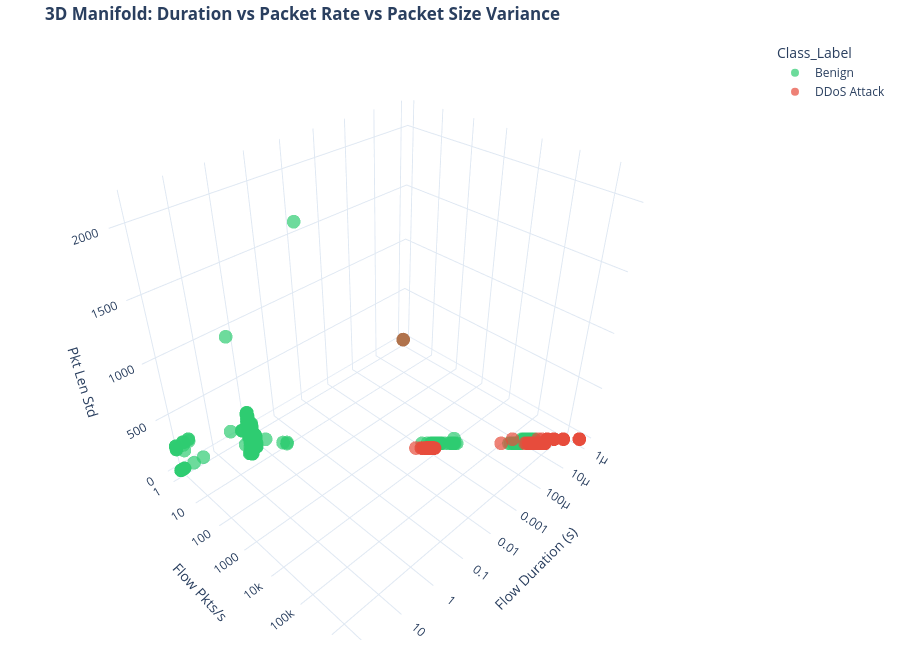

The cell this chart's notebook holds for it:
### Code cell
# 3D Scatter: Flow Duration x Flow Pkts/s x Pkt Len Std
sample_3d = sample_plot.sample(n=min(3000, len(sample_plot)), random_state=42).copy()

fig_scatter3d = px.scatter_3d(
    sample_3d,
    x='Flow Duration (s)',
    y='Flow Pkts/s (clipped)',
    z='Pkt Len Std',
    color='Class_Label',
    color_discrete_map={'Benign': '#2ECC71', 'DDoS Attack': '#E74C3C'},
    log_x=True,
    log_y=True,
    opacity=0.7,
    hover_data=['Protocol_Name', 'Bwd Pkts/s'],
    title="<b>3D Manifold: Duration vs Packet Rate vs Packet Size Variance</b>"
)

fig_scatter3d.update_layout(
    height=650,
    scene=dict(
        xaxis_title='Flow Duration (s)',
        yaxis_title='Flow Pkts/s',
        zaxis_title='Pkt Len Std'
    ),
    margin=dict(l=10, r=10, t=40, b=10)
)

fig_scatter3d.show()

### Figure 1 — Plotly figure (JSON) as saved in the notebook; plotly's stock layout.template omitted (floating-point values rounded to 4 significant figures; data arrays with more than 128 entries replaced by an {"elided": "..."} marker saying what was removed)
{"data": [{"customdata": {"elided": "685x2 mixed values"}, "hovertemplate": "Class_Label=Benign<br>Flow Duration (s)=%{x}<br>Flow Pkts/s (clipped)=%{y}<br>Pkt Len Std=%{z}<br>Protocol_Name=%{customdata[0]}<br>Bwd Pkts/s=%{customdata[1]}<extra></extra>", "legendgroup": "Benign", "marker": {"color": "#2ECC71", "opacity": 0.7, "symbol": "circle"}, "mode": "markers", "name": "Benign", "scene": "scene", "showlegend": true, "type": "scatter3d", "x": {"elided": "685 float values"}, "y": {"elided": "685 float values"}, "z": {"elided": "685 float values"}}, {"customdata": {"elided": "2315x2 mixed values"}, "hovertemplate": "Class_Label=DDoS Attack<br>Flow Duration (s)=%{x}<br>Flow Pkts/s (clipped)=%{y}<br>Pkt Len Std=%{z}<br>Protocol_Name=%{customdata[0]}<br>Bwd Pkts/s=%{customdata[1]}<extra></extra>", "legendgroup": "DDoS Attack", "marker": {"color": "#E74C3C", "opacity": 0.7, "symbol": "circle"}, "mode": "markers", "name": "DDoS Attack", "scene": "scene", "showlegend": true, "type": "scatter3d", "x": {"elided": "2315 float values"}, "y": {"elided": "2315 float values"}, "z": {"elided": "2315 float values"}}], "layout": {"height": 650, "legend": {"title": {"text": "Class_Label"}, "tracegroupgap": 0}, "margin": {"b": 10, "l": 10, "r": 10, "t": 40}, "scene": {"domain": {"x": [0.0, 1.0], "y": [0.0, 1.0]}, "xaxis": {"title": {"text": "Flow Duration (s)"}, "type": "log"}, "yaxis": {"title": {"text": "Flow Pkts/s"}, "type": "log"}, "zaxis": {"title": {"text": "Pkt Len Std"}}}, "title": {"text": "<b>3D Manifold: Duration vs Packet Rate vs Packet Size Variance</b>"}}}
